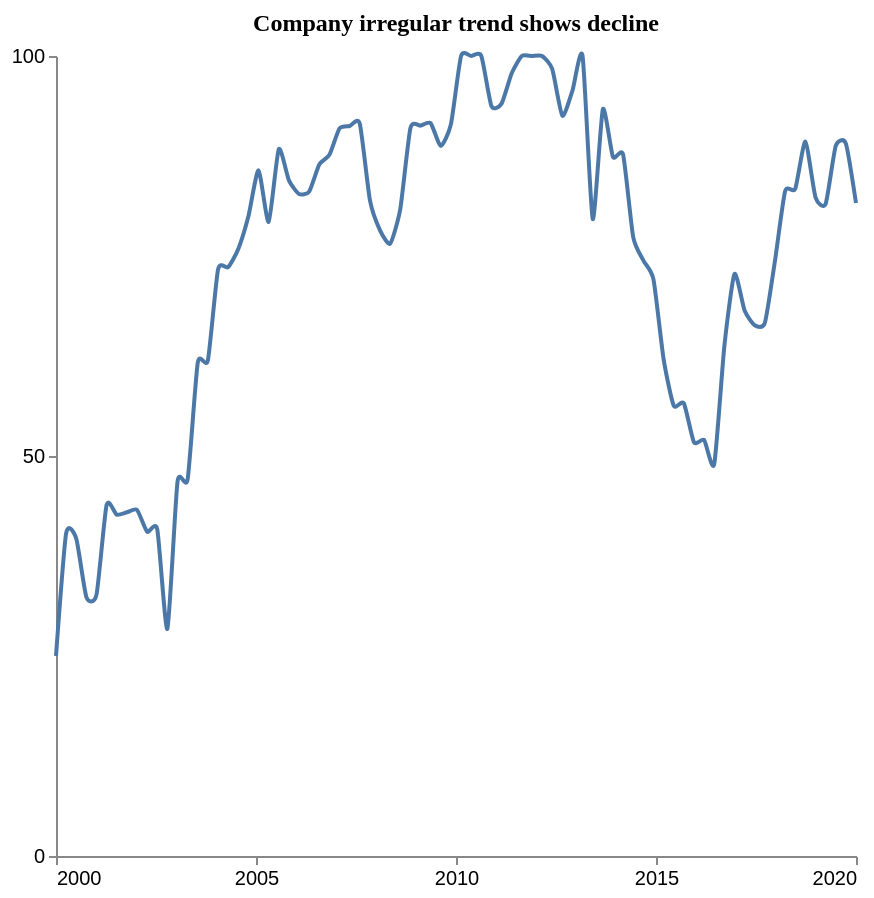

Specify this chart in Vega-Lite:
### Vega-Lite specification from a JSON file in a GitHub repository (floating-point values rounded to 4 significant figures)
{"$schema": "https://vega.github.io/schema/vega-lite/v5.json", "description": "Pattern: Irregular", "data": {"values": [{"X": 2000.0, "Y": 25.0}, {"X": 2000.0, "Y": 40.32}, {"X": 2001.0, "Y": 39.66}, {"X": 2001.0, "Y": 32.37}, {"X": 2001.0, "Y": 32.67}, {"X": 2001.0, "Y": 43.91}, {"X": 2002.0, "Y": 42.66}, {"X": 2002.0, "Y": 42.96}, {"X": 2002.0, "Y": 43.26}, {"X": 2002.0, "Y": 40.53}, {"X": 2003.0, "Y": 40.83}, {"X": 2003.0, "Y": 28.4}, {"X": 2003.0, "Y": 46.79}, {"X": 2003.0, "Y": 47.09}, {"X": 2004.0, "Y": 61.67}, {"X": 2004.0, "Y": 61.97}, {"X": 2004.0, "Y": 73.3}, {"X": 2004.0, "Y": 73.6}, {"X": 2005.0, "Y": 75.88}, {"X": 2005.0, "Y": 79.97}, {"X": 2005.0, "Y": 85.71}, {"X": 2005.0, "Y": 79.26}, {"X": 2006.0, "Y": 88.36}, {"X": 2006.0, "Y": 84.46}, {"X": 2006.0, "Y": 82.76}, {"X": 2006.0, "Y": 83.06}, {"X": 2007.0, "Y": 86.45}, {"X": 2007.0, "Y": 87.66}, {"X": 2007.0, "Y": 90.94}, {"X": 2007.0, "Y": 91.24}, {"X": 2008.0, "Y": 91.53}, {"X": 2008.0, "Y": 81.99}, {"X": 2008.0, "Y": 78.21}, {"X": 2008.0, "Y": 76.54}, {"X": 2009.0, "Y": 80.9}, {"X": 2009.0, "Y": 90.99}, {"X": 2009.0, "Y": 91.29}, {"X": 2009.0, "Y": 91.59}, {"X": 2010.0, "Y": 88.76}, {"X": 2010.0, "Y": 91.48}, {"X": 2010.0, "Y": 100.0}, {"X": 2010.0, "Y": 100.0}, {"X": 2011.0, "Y": 100.0}, {"X": 2011.0, "Y": 93.75}, {"X": 2011.0, "Y": 94.05}, {"X": 2011.0, "Y": 97.83}, {"X": 2012.0, "Y": 100.0}, {"X": 2012.0, "Y": 100.0}, {"X": 2012.0, "Y": 100.0}, {"X": 2012.0, "Y": 98.39}, {"X": 2013.0, "Y": 92.53}, {"X": 2013.0, "Y": 95.68}, {"X": 2013.0, "Y": 100.0}, {"X": 2013.0, "Y": 79.62}, {"X": 2014.0, "Y": 93.34}, {"X": 2014.0, "Y": 87.38}, {"X": 2014.0, "Y": 87.68}, {"X": 2014.0, "Y": 77.35}, {"X": 2015.0, "Y": 74.44}, {"X": 2015.0, "Y": 72.07}, {"X": 2015.0, "Y": 62.1}, {"X": 2015.0, "Y": 56.3}, {"X": 2016.0, "Y": 56.6}, {"X": 2016.0, "Y": 51.71}, {"X": 2016.0, "Y": 52.01}, {"X": 2016.0, "Y": 48.98}, {"X": 2017.0, "Y": 63.72}, {"X": 2017.0, "Y": 72.75}, {"X": 2017.0, "Y": 68.18}, {"X": 2017.0, "Y": 66.34}, {"X": 2018.0, "Y": 66.64}, {"X": 2018.0, "Y": 74.4}, {"X": 2018.0, "Y": 83.1}, {"X": 2018.0, "Y": 83.4}, {"X": 2019.0, "Y": 89.3}, {"X": 2019.0, "Y": 82.33}, {"X": 2019.0, "Y": 81.51}, {"X": 2019.0, "Y": 88.76}, {"X": 2020.0, "Y": 89.06}, {"X": 2020.0, "Y": 81.63}]}, "mark": {"type": "line", "interpolate": "cardinal", "tension": 0.4}, "encoding": {"x": {"field": "X", "type": "quantitative", "title": "", "axis": {"grid": false, "format": "d", "values": [2000, 2005, 2010, 2015, 2020], "tickSize": 4}, "scale": {"domain": [2000, 2020]}}, "y": {"field": "Y", "type": "quantitative", "title": "", "axis": {"grid": false, "format": "d", "values": [0, 50, 100], "tickSize": 4, "tickOpacity": 1}, "scale": {"domain": [0, 100]}}}, "title": {"text": "Company irregular trend shows decline", "anchor": "middle", "font": "Tahoma", "fontSize": 12}, "config": {"lineBreak": "^", "view": {"stroke": null}}, "height": 400, "width": 400, "autosize": "pad"}
